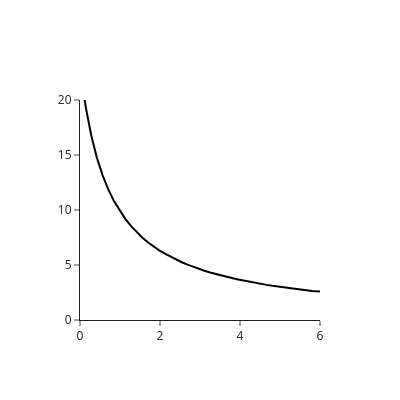

The cell this chart's notebook holds for it:
### Code cell
fig = go.Figure()
fig.add_trace(go.Scatter(x=horton_x_line_continuous, 
                         y=horton_line_continuous, 
                         mode='lines', 
                         name='Horton_model, R2={:.2f}'.format(horton_model_r2), 
                         marker=dict(color='black', 
                                     symbol='circle', 
                                     size=2), 
                         showlegend=False))
fig.update_xaxes(range=[0, 6], showline=True)
fig.update_yaxes(range=[0, 20], showline=True)
fig.update_layout(
    showlegend=False, 
    height=400,
    width=400,
    template='simple_white'
)

fig.show()
fig.write_image('/home/jovyan/projects/pRF-project_NH2025_data/figures/horton.pdf',height=400, width=400,)

### Figure 1 — Plotly figure (JSON) as saved in the notebook; plotly's stock layout.template omitted (floating-point values rounded to 4 significant figures)
{"data": [{"marker": {"color": "black", "size": 2, "symbol": "circle"}, "mode": "lines", "name": "Horton_model, R2=0.88", "showlegend": false, "type": "scatter", "x": [0.0, 0.1414, 0.2828, 0.4242, 0.5657, 0.7071, 0.8485, 0.9899, 1.131, 1.273, 1.414, 1.556, 1.697, 1.838, 1.98, 2.121, 2.263, 2.404, 2.545, 2.687, 2.828, 2.97, 3.111, 3.253, 3.394, 3.535, 3.677, 3.818, 3.96, 4.101, 4.242, 4.384, 4.525, 4.667, 4.808, 4.949, 5.091, 5.232, 5.374, 5.515, 5.657, 5.798, 5.939, 6.081, 6.222, 6.364, 6.505, 6.646, 6.788, 6.929, 7.071, 7.212, 7.354, 7.495, 7.636, 7.778, 7.919, 8.061, 8.202, 8.343, 8.485, 8.626, 8.768, 8.909, 9.051, 9.192, 9.333, 9.475, 9.616, 9.758, 9.899, 10.04, 10.18, 10.32, 10.46, 10.61, 10.75, 10.89, 11.03, 11.17, 11.31, 11.45, 11.6, 11.74, 11.88, 12.02, 12.16, 12.3, 12.44, 12.59, 12.73, 12.87, 13.01, 13.15, 13.29, 13.43, 13.58, 13.72, 13.86, 14.0], "y": [23.07, 19.41, 16.75, 14.73, 13.15, 11.87, 10.82, 9.943, 9.196, 8.553, 7.994, 7.504, 7.07, 6.684, 6.337, 6.025, 5.742, 5.485, 5.25, 5.034, 4.835, 4.651, 4.481, 4.322, 4.175, 4.037, 3.908, 3.787, 3.673, 3.566, 3.465, 3.37, 3.279, 3.194, 3.113, 3.035, 2.962, 2.892, 2.825, 2.761, 2.7, 2.642, 2.586, 2.533, 2.481, 2.432, 2.385, 2.339, 2.295, 2.253, 2.212, 2.173, 2.135, 2.098, 2.063, 2.029, 1.996, 1.964, 1.933, 1.902, 1.873, 1.845, 1.818, 1.791, 1.765, 1.74, 1.716, 1.692, 1.669, 1.646, 1.625, 1.603, 1.583, 1.562, 1.543, 1.523, 1.505, 1.486, 1.469, 1.451, 1.434, 1.418, 1.401, 1.385, 1.37, 1.355, 1.34, 1.325, 1.311, 1.297, 1.284, 1.27, 1.257, 1.244, 1.232, 1.22, 1.208, 1.196, 1.184, 1.173]}], "layout": {"height": 400, "showlegend": false, "width": 400, "xaxis": {"range": [0, 6], "showline": true}, "yaxis": {"range": [0, 20], "showline": true}}}
